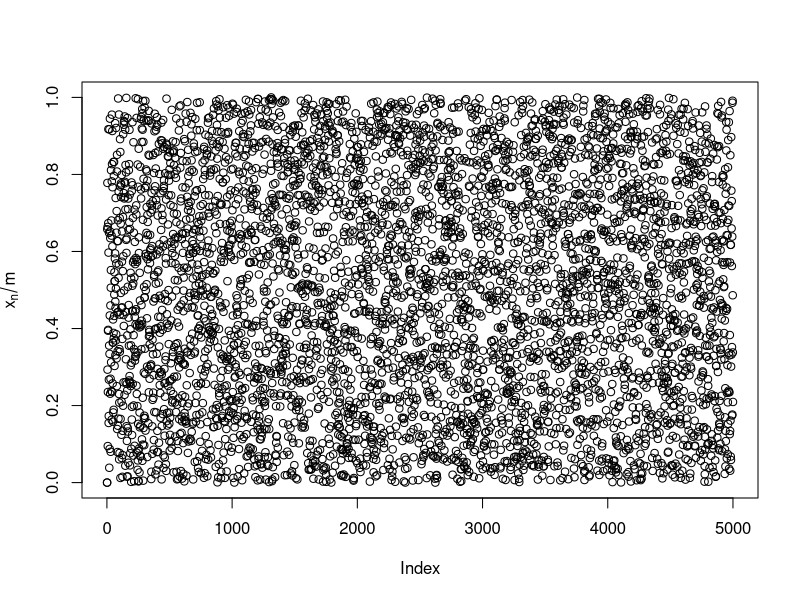
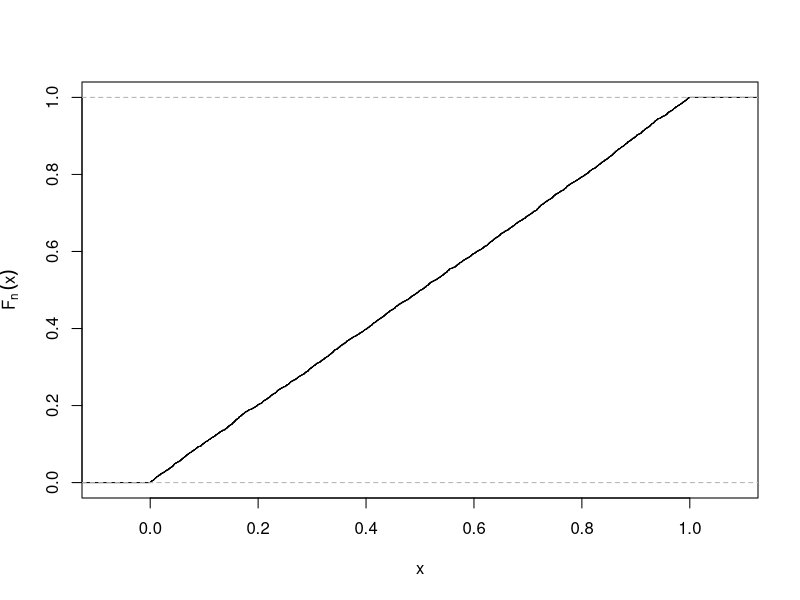
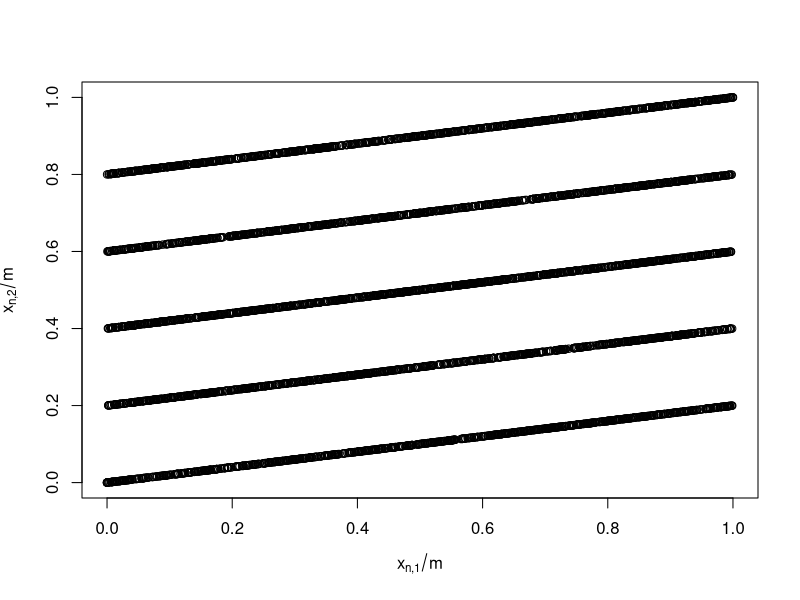
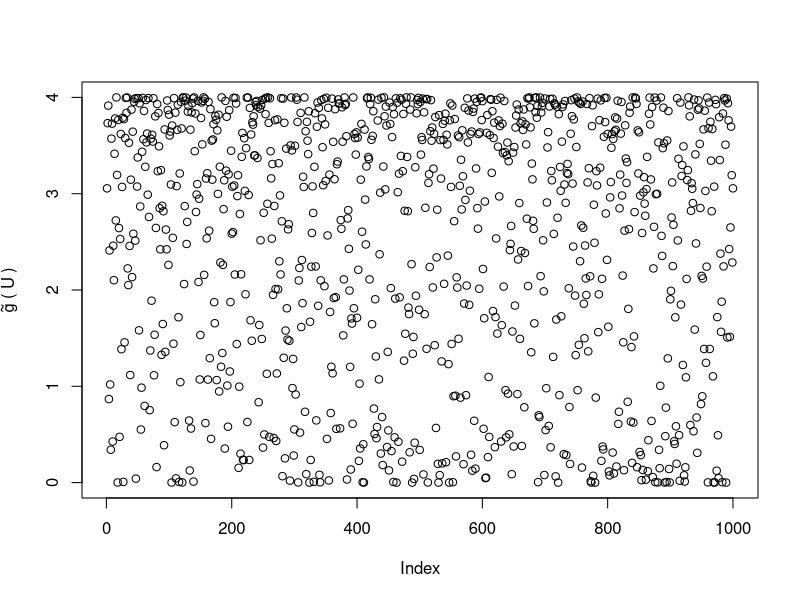
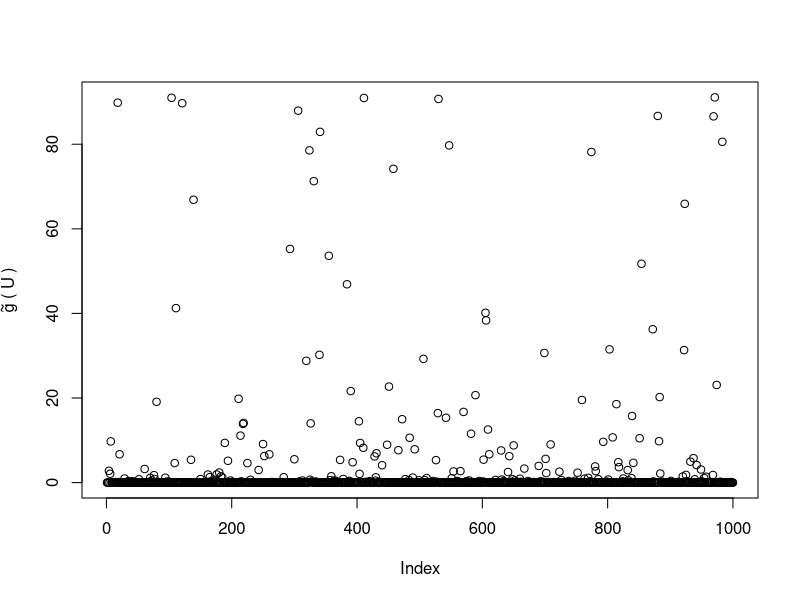
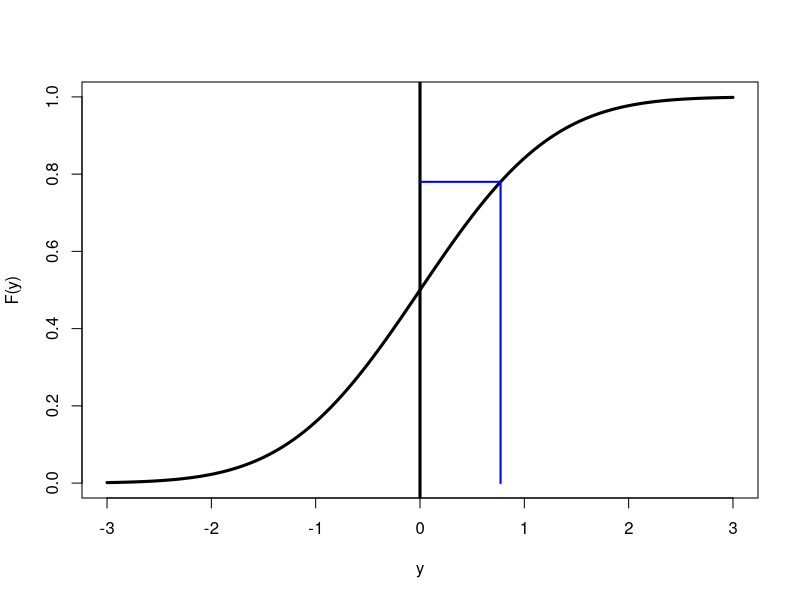
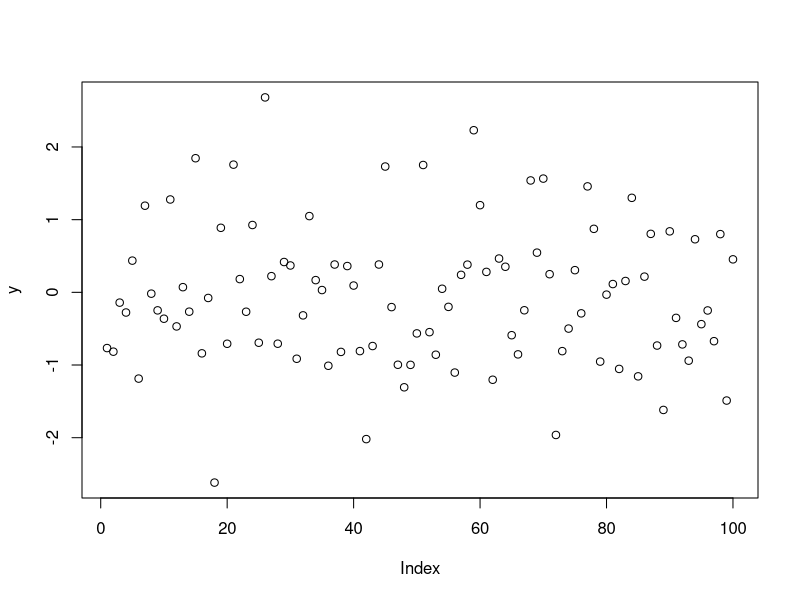
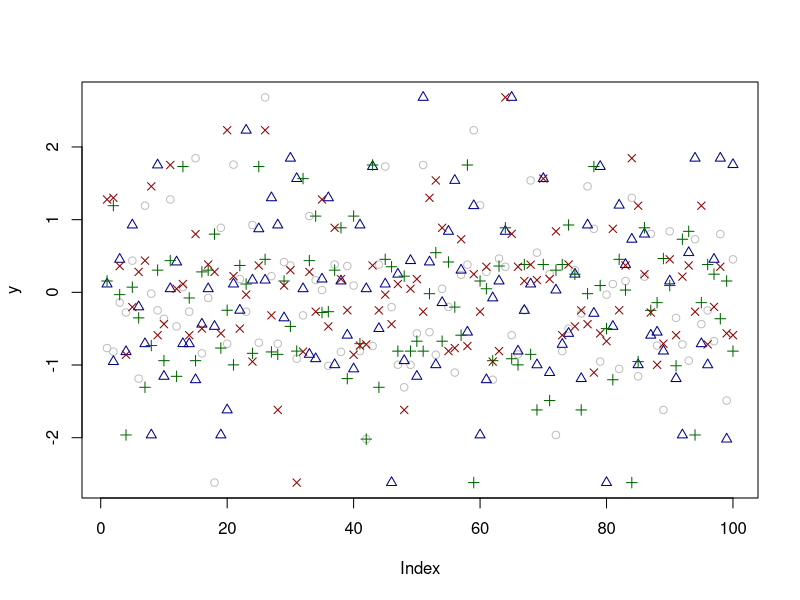

These figures' R source, in order:
# Script: Random_Number_Generation.R
# Description: This script generates random numbers using a linear congruential generator (LCG),
# visualizes empirical distributions, and implements bootstrapping.

# Flag to control PDF generation
generate_pdf <- FALSE  # Set to TRUE to save plots

# Linear Congruential Generator (LCG) parameters
x0 <- 5
a <- 7^5
m <- 2^31 - 1
xn <- x0
xnt <- 1
M <- 5000

# Generate random numbers using LCG
for (i in 2:M) {
  xn <- c(xn, (a * xn[i - 1]) %% m)
  xnt <- c(xnt, (a * xnt[i - 1]) %% m)
}

Xn <- xn / m
Xnt <- xnt / m

# Plot 1: LCG generated numbers
if (generate_pdf) pdf("plot-rn-1.pdf", width = 6, height = 4)
plot(Xn, ylab = expression(x[n] / m))
if (generate_pdf) dev.off()

# Plot 2: Empirical CDF of generated numbers
if (generate_pdf) pdf("plot-rn-2.pdf", width = 6, height = 4)
plot(ecdf(Xn), ylab = expression(F[n] ~ (x)), main = "")
if (generate_pdf) dev.off()

# Plot 3: Scatter plot of consecutive random numbers
if (generate_pdf) pdf("plot-rn-3.pdf", width = 6, height = 4)
plot(Xn, Xnt, xlab = expression(x["n,1"] / m), ylab = expression(x["n,2"] / m))
if (generate_pdf) dev.off()

# Function for importance sampling
gt <- function(u, mu) {
  y <- log(u / (1 - u))
  return(exp(-0.5 * (y - mu)^2) * (1 / (u * (1 - u))))
}

# Estimate function for different values of mu
set.seed(1)
N <- 1000
U <- runif(N)
est1 <- gt(U, 0)

# Plot 4: First estimation function
if (generate_pdf) pdf("plot-rn-4.pdf", width = 6, height = 4)
plot(est1, ylab = expression(tilde(g) ~ "(" ~ "U" ~ ")"))
if (generate_pdf) dev.off()

# Confidence interval for estimation
ci_lower <- mean(est1) - 1.96 * sqrt(var(est1) / N)
ci_upper <- mean(est1) + 1.96 * sqrt(var(est1) / N)

# Estimate with different mean
est2 <- gt(U, 4)

# Plot 5: Second estimation function
if (generate_pdf) pdf("plot-rn-5.pdf", width = 6, height = 4)
plot(est2, ylab = expression(tilde(g) ~ "(" ~ "U" ~ ")"))
if (generate_pdf) dev.off()

# Plot 6: Normal CDF visualization
if (generate_pdf) pdf("plot-rn-6.pdf", width = 6, height = 4)
y <- seq(-3, 3, by = 0.01)
plot(y, pnorm(y), type = "l", ylab = "F(y)", lwd = 3)
abline(v = 0, lwd = 3)
U <- 0.78
lines(c(0, qnorm(U)), c(U, U), col = "blue", lwd = 2)
lines(c(qnorm(U), qnorm(U)), c(0, U), col = "blue", lwd = 2)
if (generate_pdf) dev.off()

# Bootstrapping section
set.seed(9)
n <- 100
y <- rnorm(n)

# Plot 7: Original sample
if (generate_pdf) pdf("plot-boot-1.pdf", width = 5, height = 3.5)
plot(y)
if (generate_pdf) dev.off()

# Bootstrapping samples
y1 <- sample(y, replace = TRUE)
y2 <- sample(y, replace = TRUE)
y3 <- sample(y, replace = TRUE)

# Plot 8: Bootstrapped samples
if (generate_pdf) pdf("plot-boot-2.pdf", width = 5, height = 3.5)
plot(y, col = "grey")
points(y1, col = "darkblue", pch = 2)
points(y2, col = "darkgreen", pch = 3)
points(y3, col = "darkred", pch = 4)
if (generate_pdf) dev.off()

# Compute bootstrap variance
B <- 400
sig <- c()
for (i in 1:B) {
  sig <- c(sig, var(sample(y, replace = TRUE)))
}

# Plot 9: Histogram of bootstrapped variance
if (generate_pdf) pdf("plot-boot-3.pdf", width = 5, height = 3.5)
hist(sig, breaks = 20, freq = FALSE, main = "", xlab = expression("bootstrapped" ~ sigma^2))
abline(v = var(y), lwd = 3)
if (generate_pdf) dev.off()

# Plot 10: Bootstrap ECDF with confidence intervals
if (generate_pdf) pdf("plot-boot-4.pdf", width = 5, height = 3.5)
e <- ecdf(sig)
plot(e, verticals = TRUE, do.points = FALSE, ylab = "bootstrap distribution",
     xlab = expression("bootstrapped" ~ sigma^2))
qu <- get("x", environment(e))
U <- 0.05
quu <- qu[floor(U * B) + 1]
lines(c(0, quu), c(U, U), col = "blue", lwd = 2)
lines(c(quu, quu), c(0, U), col = "blue", lwd = 2)
U <- 0.95
quo <- qu[floor(U * B) + 1]
lines(c(0, quo), c(U, U), col = "blue", lwd = 2)
lines(c(quo, quo), c(0, U), col = "blue", lwd = 2)
if (generate_pdf) dev.off()
